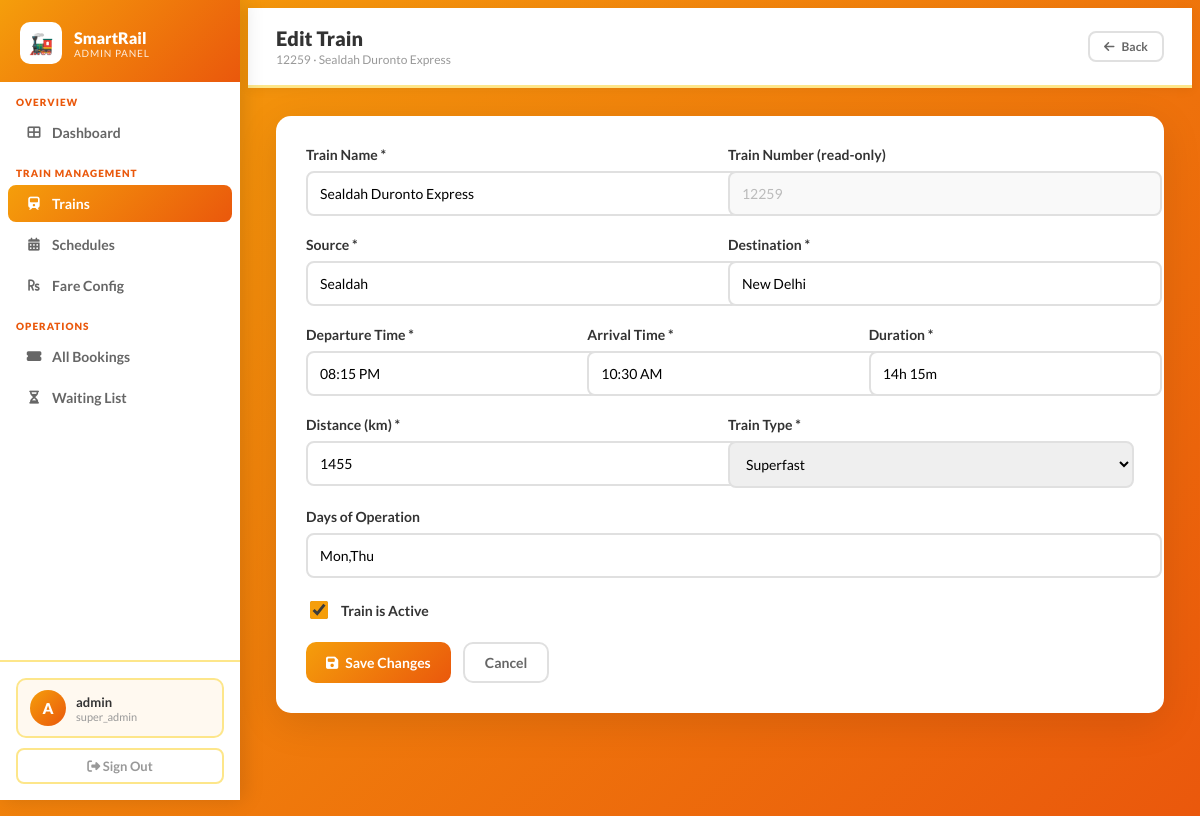
Screenshot of /admin/trains/6/edit (signed in) with the database file from the repository.
### Railway/models.py (models this page shows, shortened)
class Train(db.Model):
    __tablename__ = 'train'
    id                 = db.Column(db.Integer, primary_key=True)
    train_number       = db.Column(db.String(10), unique=True, nullable=False)
    train_name         = db.Column(db.String(100), nullable=False)
    source             = db.Column(db.String(50), nullable=False)
    destination        = db.Column(db.String(50), nullable=False)
    departure_time     = db.Column(db.String(10), nullable=False)   # "06:00 AM"
    arrival_time       = db.Column(db.String(10), nullable=False)
    duration           = db.Column(db.String(10), nullable=False)   # "8h 30m"
    distance_km        = db.Column(db.Integer, default=500)         # NEW — real distance
    train_type         = db.Column(db.String(20), default='Express')# NEW — Mail/Express/Superfast/Rajdhani/Shatabdi
    days_of_operation  = db.Column(db.String(50))
    is_active          = db.Column(db.Boolean, default=True)
    seats     = db.relationship('TrainSeat',    backref='train', lazy=True, cascade='all, delete-orphan')
    schedules = db.relationship('TrainSchedule', backref='train', lazy=True, cascade='all, delete-orphan')

### Railway/admin_views.py (the view, shortened to what this page needs)
@admin_bp.route('/trains/<int:train_id>/edit', methods=['GET', 'POST'])
@require_admin
def edit_train(train_id):
    train = Train.query.get_or_404(train_id)
    return render_template('admin/edit_train.html', train=train)

### Railway/admin_views.py (called while the page is built)
def admin_logged_in():
    return 'admin_id' in session

def require_admin(f):
    @wraps(f)
    def wrapper(*args, **kwargs):
        if not admin_logged_in():
            flash('Please log in as admin.')
            return redirect(url_for('admin.admin_login'))
        return f(*args, **kwargs)
    return wrapper

### Railway/templates/admin/edit_train.html (shortened to what this page needs)
{% extends 'admin/base.html' %}
{% block page_title %}Edit Train{% endblock %}
{% block page_subtitle %}{{ train.train_number }} · {{ train.train_name }}{% endblock %}
{% block topbar_actions %}
<a href="{{ url_for('admin.trains') }}" class="btn-go btn-ghost btn-sm">
    <i class="fas fa-arrow-left"></i> Back
</a>
{% endblock %}
{% block content %}
<div class="a-card" style="max-width:840px;">
    <form method="POST">
        <div class="f-row2">
            <div class="f-group">
                <label class="f-label">Train Name *</label>
                <input type="text" name="train_name" class="f-input" value="{{ train.train_name }}" required>
            </div>
            <div class="f-group">
                <label class="f-label">Train Number (read-only)</label>
                <input type="text" class="f-input" value="{{ train.train_number }}" disabled
                       style="background:#f9f9f9; color:#bbb;">
            </div>
        </div>
        <div class="f-row2">
            <div class="f-group">
                <label class="f-label">Source *</label>
                <input type="text" name="source" class="f-input" value="{{ train.source }}" required>
            </div>
            <div class="f-group">
                <label class="f-label">Destination *</label>
                <input type="text" name="destination" class="f-input" value="{{ train.destination }}" required>
            </div>
        </div>
        <div class="f-row3">
            <div class="f-group">
                <label class="f-label">Departure Time *</label>
                <input type="text" name="departure_time" class="f-input" value="{{ train.departure_time }}" required>
            </div>
            <div class="f-group">
                <label class="f-label">Arrival Time *</label>
                <input type="text" name="arrival_time" class="f-input" value="{{ train.arrival_time }}" required>
            </div>
            <div class="f-group">
                <label class="f-label">Duration *</label>
                <input type="text" name="duration" class="f-input" value="{{ train.duration }}" required>
            </div>
        </div>
        <div class="f-row2">
            <div class="f-group">
                <label class="f-label">Distance (km) *</label>
                <input type="number" name="distance_km" class="f-input" value="{{ train.distance_km }}" required>
            </div>
            <div class="f-group">
                <label class="f-label">Train Type *</label>
                <select name="train_type" class="f-input">
                    {% for tp in ['Rajdhani','Shatabdi','Superfast','Express','Mail'] %}
                    <option value="{{ tp }}" {% if train.train_type == tp %}selected{% endif %}>{{ tp }}</option>
                    {% endfor %}
                </select>
            </div>
        </div>
        <div class="f-group">
            <label class="f-label">Days of Operation</label>
            <input type="text" name="days_of_operation" class="f-input" value="{{ train.days_of_operation }}">
        </div>
        <div class="f-group">
            <label style="display:flex; align-items:center; gap:10px; cursor:pointer; font-weight:600; color:#333; font-size:14px;">
                <input type="checkbox" name="is_active" {% if train.is_active %}checked{% endif %}
                       style="width:18px; height:18px; accent-color:#f59e0b;">
                Train is Active
            </label>
        </div>
        <div style="display:flex; gap:12px; margin-top:8px;">
            <button type="submit" class="btn-go btn-primary">
                <i class="fas fa-save"></i> Save Changes
            </button>
            <a href="{{ url_for('admin.trains') }}" class="btn-go btn-ghost">Cancel</a>
        </div>
    </form>
</div>
{% endblock %}

### Railway/templates/admin/base.html (style rules this page uses)
body { font-family: 'Lato', sans-serif; background: linear-gradient(135deg, #f59e0b 0%, #ea580c 100%); min-height: 100vh; display: flex; }
.a-card { background: white; border-radius: 15px; padding: 30px; box-shadow: 0 10px 40px rgba(0,0,0,0.1); margin-bottom: 24px; }
.btn-go { display: inline-flex; align-items: center; gap: 7px; padding: 10px 20px; border-radius: 10px; font-size: 14px; font-weight: 700; font-family: 'Lato', sans-serif; cursor: pointer; border: none; text-decoration: none; transition: transform 0.2s, box-shadow 0.2s; }
.btn-primary { background: linear-gradient(135deg, #f59e0b 0%, #ea580c 100%); color: white; }
.btn-ghost { background: white; color: #666; border: 2px solid #e0e0e0; }
.btn-sm { padding: 6px 14px; font-size: 12px; border-radius: 8px; }
.f-group { margin-bottom: 20px; }
.f-label { font-weight: 600; color: #333; margin-bottom: 8px; display: block; font-size: 14px; }
.f-input { width: 100%; padding: 12px; border: 2px solid #e0e0e0; border-radius: 8px; font-size: 14px; font-family: 'Lato', sans-serif; transition: border-color 0.3s; }
.f-row2 { display: grid; grid-template-columns: 1fr 1fr; gap: 16px; }
.f-row3 { display: grid; grid-template-columns: 1fr 1fr 1fr; gap: 16px; }

### rows the page displays
Train: train_number "12259", train_name "Sealdah Duronto Express", source "Sealdah", destination "New Delhi", departure_time "08:15 PM", arrival_time "10:30 AM", duration "14h 15m", distance_km "1455", train_type "Superfast", days_of_operation "Mon,Thu", is_active "☑"

### other values shown
{{ session.admin_name[0].upper() if session.admin_name else 'A' }} "A"
{{ session.admin_name or 'Admin' }} "admin"
{{ session.admin_role or 'admin' }} "super_admin"
